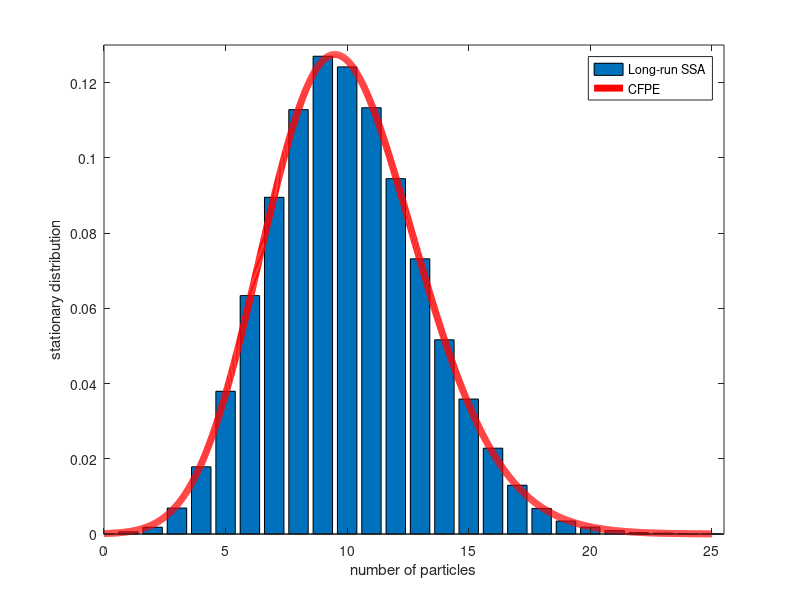

The MATLAB source for this figure: (Note: this script raises an error after producing the figure.)
%This code is desgined to calculate the stationary probability distribution
%of the production and degradation example and compare summary stats to the
%Chemical Fokker-planck equation
%By Kit Yates
%Created 25/08/15
%Last Modified 25/08/15

clear all
close all

%Define the rate constant of degradation
k1=0.1; %(sec^{-1})
k2nu=1; %(sec^{-1})

% Define the number of repeats we will do
M=1000;

% Define the final time we will simulate to
T_final=100;

%Define the recording time interval
rec_step=0.01;

%Define a vector of the time_points
time_vec=[0:rec_step:T_final];

%Calculate the number of recording steps required
num_rec_steps=T_final/rec_step;

%Define the vector which will reocrd the number of particlesat each time
%point
rec_vector=zeros(num_rec_steps+1,M);

%Define the initial number of particles
A_init=0;

%Define the initial number of molecules forthe recording vector
rec_vector(1,:)=A_init*ones(1,M);

%Run through a for loop for each of the repeats
for i=1:M

    %Define the initial time to be zero
    t=0;
    
    %Initialise the times to help recording
    t_after=0;
    
%   initialise the number of particles for this repeat
    A=A_init;
    
    %Run through a for loop for each of the time-steps
    %Enter the while loop
    while t<T_final
        
        %Calculate the propensity functions
        a0=A*k1+k2nu;
        
        %Determine the time for the next reaction
        tau=(1/a0)*log(1/rand);
        
        %Update the time
        t=t+tau;
        
        %Write the current value of A to A_old
        A_old=A;
        
        %Determine which reaction happened
        if rand*a0<k2nu
            %Implement the production reaction
            A=A_old+1;
        else
            %Implement the degradation reaction 
            A=max(A_old-1,0);
        end
        
        %Calculate the times for recording
        t_before=t_after;
        t_after=t;
   
        %Calculate the indices of the time step before and the current time
        %step in terms of recording
        ind_before=ceil((t_before+eps)/rec_step);
        ind_after=min(floor(t_after/rec_step),num_rec_steps);
        
        %Find out how many time-steps to write to
        steps_to_write=ind_after-ind_before+1;
        
        if steps_to_write>0 && steps_to_write~=Inf
           rec_vector(ind_before+1:ind_after+1,i)=(A_old)*ones(steps_to_write,1); 
        end
    
    end

end
    
%Define the time after which we consider the process to be stationary
t_stat=40;

%Disregard the first t_stat seconds worth of data
rec_vector_cut=rec_vector(40/rec_step:end,:);

%Find the maximum data value
max_data=max(rec_vector_cut(:));

%extract histogram data from each of the repeats after 40 seconds when the
%process should have roughly reached steady state
[N,X]=hist(rec_vector_cut(:),[0:1:max_data]);

%Normalised the data to make it a PDF
N=N/sum(N);

% Plot the histogram of the stationary frequencies
[h1]=bar(X,N);

%correct the axes
axis([0 max_data+0.5 0 ceil(max(N)*100)/100])

%Use the analytical formula in order to calculate the SPD for the
%corresponding CFPE

%Define how finely spaced our grid of x points should be
delta_X=0.01;

%Defie a vector which will hold more finely spaced values of X
X_cont=0:delta_X:max_data;

%Find the unnormalised SPD
SPD_CFPE=exp(-2*X_cont+(4*k2nu/k1-1)*log(k1*X_cont+k2nu));

%Normalise the SPD
SPD_CFPE=SPD_CFPE/(sum(SPD_CFPE*delta_X));

hold on
%Also plot the analytically determined mean
[h2]=plot(X_cont,SPD_CFPE,'r','linewidth',5);

% %Set the title
% title(['t= ', num2str(t*rec_step_increment)])
%Set the x and y labels
xlabel('number of particles')
ylabel('stationary distribution')

legend([h1,h2],['Long-run SSA'],'CFPE');

exportfig(gcf,...
            ['CFPE_SPD_comparison.eps'],...
            'Format','eps2',...
            'Width','20',...
            'Color','cmyk',...
            'Resolution',300,...
            'FontMode','fixed',...
            'FontSize',21);
%             'LineWidth',6);
        %Save as a .fig as well
        saveas(gcf,['CFPE_SPD_comparison.fig'],'fig');